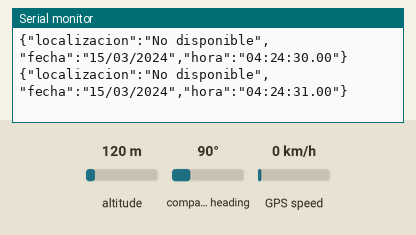
A sketch run on a simulated Arduino Uno, built with avr-gcc and run on an emulated ATmega328P. Parts: the last lines printed to the serial monitor. The inputs (shaded band) are chosen by the test bench; at power-on: altitude 120 m, compass heading 90°, GPS speed 0 km/h. The GPS gets a fix after 3 s at 37.7749, -122.4194 with 8 satellites.

Above: at 1.8 s.
1.9 s: altitude set to 20 m
At 4.0 s:
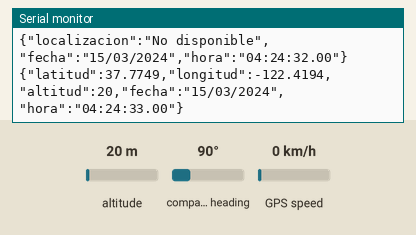
5.6 s: altitude set to 250 m
At 7.2 s:
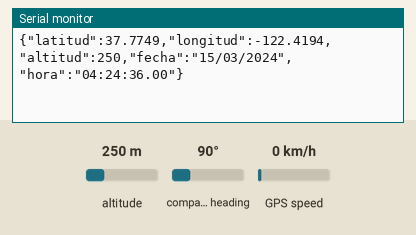

The sketch:

GPStoJSON.ino
```cpp
#include <TinyGPS++.h> // Libreria para extraer datos del GPS
#include <SoftwareSerial.h>
#include <ArduinoJson.h> // Libreria para crear y manejar archivos JSON

TinyGPSPlus gpsModule;
SoftwareSerial GPS(4, 3); // RX, TX para GPS

void setup()
{
  Serial.begin(9600);
  GPS.begin(9600);
}

void loop()
{
  while (GPS.available() > 0)
    if (gpsModule.encode(GPS.read())) // Actualiza 'gpsModule' con la información del GPS
      gpsData();

  // Revisar si el GPS no responde
  if (millis() > 5000 && gpsModule.charsProcessed() < 10)
  {
    Serial.println("Error: GPS no responde");
    while (true);
  }
}

void gpsData()
{
  StaticJsonDocument<256> JSON; // JSON de 256 bytes
////////////LOCALIZACIÓN////////////
  if (gpsModule.location.isValid())
  {
    JSON["latitud"] = gpsModule.location.lat();
    JSON["longitud"] = gpsModule.location.lng();
    JSON["altitud"] = gpsModule.altitude.meters();
  }
  else
  {
    JSON["localizacion"] = "No disponible";
  }
////////////FECHA////////////
  if (gpsModule.date.isValid())
  {
    char fecha[11];
    sprintf(fecha, "%02d/%02d/%04d", gpsModule.date.day(), gpsModule.date.month(), gpsModule.date.year());
    JSON["fecha"] = fecha;
  }
  else
  {
    JSON["fecha"] = "No disponible";
  }
////////////HORA////////////
  if (gpsModule.time.isValid())
  {
    char hora[13];
    sprintf(hora, "%02d:%02d:%02d.%02d", gpsModule.time.hour() - 6, gpsModule.time.minute(), gpsModule.time.second(), gpsModule.time.centisecond());
    JSON["hora"] = hora;
  }
  else
  {
    JSON["hora"] = "No disponible";
  }
/////////////////////////////////////////
  serializeJson(JSON, Serial); // Lo envia a Serial Monitor
  Serial.println();
  delay(1000);
}
```

Measured:
- after the input at 1.9 s, the serial monitor: prints a new line after 1.2 s (image 1)
- after the input at 5.6 s, the serial monitor: prints a new line after 0.73 s (image 2)
